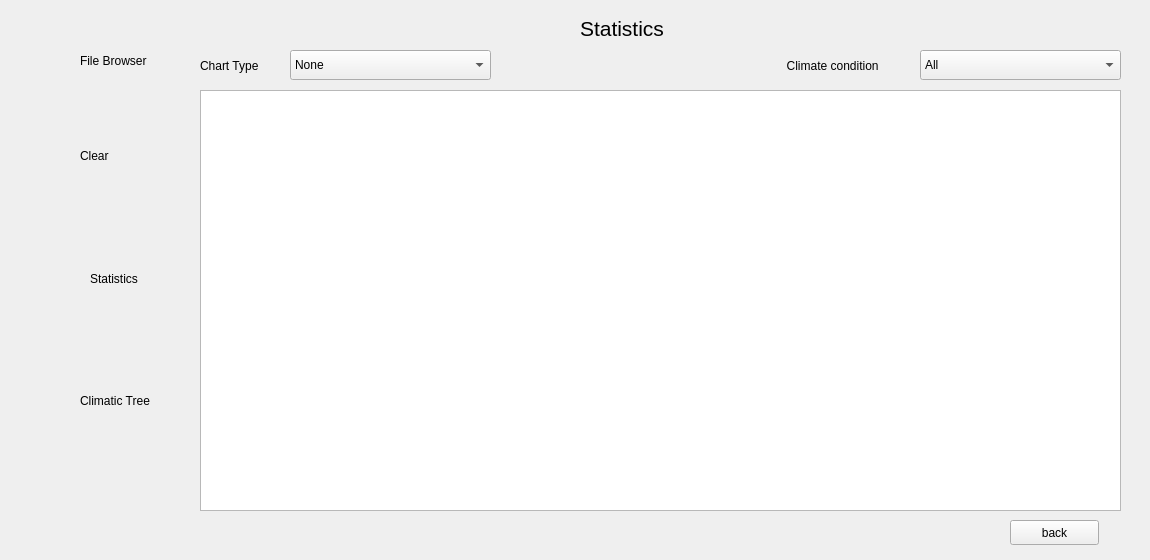
    <widget class="QWidget" name="page_5">
     <widget class="QFrame" name="frame_9">
      <property name="geometry">
       <rect>
        <x>0</x>
        <y>0</y>
        <width>181</width>
        <height>551</height>
       </rect>
      </property>
      <property name="frameShape">
       <enum>QFrame::NoFrame</enum>
      </property>
      <property name="frameShadow">
       <enum>QFrame::Raised</enum>
      </property>
      <widget class="QPushButton" name="pushButton_25">
       <property name="geometry">
        <rect>
         <x>10</x>
         <y>120</y>
         <width>61</width>
         <height>81</height>
        </rect>
       </property>
       <property name="font">
        <font>
         <kerning>true</kerning>
        </font>
       </property>
       <property name="text">
        <string/>
       </property>
       <property name="icon">
        <iconset>
         <normaloff>../../../Desktop/newdesign/icons/archive (2)/erase.svg</normaloff>../../../Desktop/newdesign/icons/archive (2)/erase.svg</iconset>
       </property>
       <property name="iconSize">
        <size>
         <width>60</width>
         <height>90</height>
        </size>
       </property>
       <property name="checkable">
        <bool>false</bool>
       </property>
       <property name="flat">
        <bool>true</bool>
       </property>
      </widget>
      <widget class="QPushButton" name="pushButton_26">
       <property name="geometry">
        <rect>
         <x>0</x>
         <y>350</y>
         <width>91</width>
         <height>91</height>
        </rect>
       </property>
       <property name="text">
        <string/>
       </property>
       <property name="icon">
        <iconset>
         <normaloff>../../../Desktop/newdesign/icons/archive (2)/draw climatic.svg</normaloff>../../../Desktop/newdesign/icons/archive (2)/draw climatic.svg</iconset>
       </property>
       <property name="iconSize">
        <size>
         <width>100</width>
         <height>100</height>
        </size>
       </property>
       <property name="flat">
        <bool>true</bool>
       </property>
      </widget>
      <widget class="QPushButton" name="pushButton_27">
       <property name="geometry">
        <rect>
         <x>0</x>
         <y>20</y>
         <width>91</width>
         <height>81</height>
        </rect>
       </property>
       <property name="font">
        <font>
         <kerning>true</kerning>
        </font>
       </property>
       <property name="text">
        <string/>
       </property>
       <property name="icon">
        <iconset>
         <normaloff>../../../Desktop/newdesign/icons/archive (2)/Browse.svg</normaloff>../../../Desktop/newdesign/icons/archive (2)/Browse.svg</iconset>
       </property>
       <property name="iconSize">
        <size>
         <width>60</width>
         <height>90</height>
        </size>
       </property>
       <property name="checkable">
        <bool>false</bool>
       </property>
       <property name="flat">
        <bool>true</bool>
       </property>
      </widget>
      <widget class="QLabel" name="label_22">
       <property name="geometry">
        <rect>
         <x>80</x>
         <y>40</y>
         <width>111</width>
         <height>41</height>
        </rect>
       </property>
       <property name="text">
        <string>File Browser</string>
       </property>
      </widget>
      <widget class="QLabel" name="label_23">
       <property name="geometry">
        <rect>
         <x>80</x>
         <y>360</y>
         <width>91</width>
         <height>81</height>
        </rect>
       </property>
       <property name="text">
        <string>Climatic Tree</string>
       </property>
      </widget>
      <widget class="QLabel" name="label_24">
       <property name="geometry">
        <rect>
         <x>80</x>
         <y>140</y>
         <width>101</width>
         <height>31</height>
        </rect>
       </property>
       <property name="text">
        <string>Clear</string>
       </property>
      </widget>
      <widget class="QLabel" name="label_25">
       <property name="geometry">
        <rect>
         <x>90</x>
         <y>270</y>
         <width>67</width>
         <height>17</height>
        </rect>
       </property>
       <property name="text">
        <string>Statistics</string>
       </property>
      </widget>
      <widget class="QPushButton" name="pushButton_28">
       <property name="geometry">
        <rect>
         <x>10</x>
         <y>240</y>
         <width>71</width>
         <height>71</height>
        </rect>
       </property>
       <property name="text">
        <string/>
       </property>
       <property name="icon">
        <iconset>
         <normaloff>../../../Desktop/newdesign/icons/archive (2)/analytics.svg</normaloff>../../../Desktop/newdesign/icons/archive (2)/analytics.svg</iconset>
       </property>
       <property name="iconSize">
        <size>
         <width>50</width>
         <height>50</height>
        </size>
       </property>
       <property name="flat">
        <bool>true</bool>
       </property>
      </widget>
     </widget>
     <widget class="QFrame" name="frame_10">
      <property name="geometry">
       <rect>
        <x>180</x>
        <y>0</y>
        <width>961</width>
        <height>551</height>
       </rect>
      </property>
      <property name="frameShape">
       <enum>QFrame::NoFrame</enum>
      </property>
      <property name="frameShadow">
       <enum>QFrame::Raised</enum>
      </property>
      <widget class="QFrame" name="frame_11">
       <property name="geometry">
        <rect>
         <x>580</x>
         <y>30</y>
         <width>411</width>
         <height>51</height>
        </rect>
       </property>
       <property name="frameShape">
        <enum>QFrame::NoFrame</enum>
       </property>
       <property name="frameShadow">
        <enum>QFrame::Raised</enum>
       </property>
       <widget class="QComboBox" name="comboBox_3">
        <property name="geometry">
         <rect>
          <x>160</x>
          <y>20</y>
          <width>201</width>
          <height>30</height>
         </rect>
        </property>
        <property name="sizePolicy">
         <sizepolicy hsizetype="Preferred" vsizetype="Fixed">
          <horstretch>0</horstretch>
          <verstretch>0</verstretch>
         </sizepolicy>
        </property>
        <property name="frame">
         <bool>true</bool>
        </property>
        <item>
         <property name="text">
          <string>All</string>
         </property>
        </item>
        <item>
         <property name="text">
          <string>Temperature</string>
         </property>
        </item>
        <item>
         <property name="text">
          <string>Wind</string>
         </property>
        </item>
        <item>
         <property name="text">
          <string>Humidity</string>
         </property>
        </item>
        <item>
         <property name="text">
          <string>Altitude</string>
         </property>
        </item>
       </widget>
       <widget class="QLabel" name="label_26">
        <property name="geometry">
         <rect>
          <x>20</x>
          <y>20</y>
          <width>141</width>
          <height>31</height>
         </rect>
        </property>
        <property name="text">
         <string>  Climate condition</string>
        </property>
       </widget>
      </widget>
      <widget class="QComboBox" name="comboBox">
       <property name="geometry">
        <rect>
         <x>110</x>
         <y>50</y>
         <width>201</width>
         <height>30</height>
        </rect>
       </property>
       <property name="sizePolicy">
        <sizepolicy hsizetype="Preferred" vsizetype="Fixed">
         <horstretch>0</horstretch>
         <verstretch>0</verstretch>
        </sizepolicy>
       </property>
       <property name="frame">
        <bool>true</bool>
       </property>
       <item>
        <property name="text">
         <string>None</string>
        </property>
       </item>
       <item>
        <property name="text">
         <string>Bar Chart</string>
        </property>
       </item>
       <item>
        <property name="text">
         <string>Line Chart</string>
        </property>
       </item>
       <item>
        <property name="text">
         <string>Pie Chart</string>
        </property>
       </item>
       <item>
        <property name="text">
         <string>Area Chart</string>
        </property>
       </item>
       <item>
        <property name="text">
         <string>Scatter Chart</string>
        </property>
       </item>
      </widget>
      <widget class="QLabel" name="label_27">
       <property name="geometry">
        <rect>
         <x>20</x>
         <y>50</y>
         <width>81</width>
         <height>31</height>
        </rect>
       </property>
       <property name="text">
        <string>Chart Type </string>
       </property>
      </widget>
      <widget class="QTextBrowser" name="textBrowser_4">
       <property name="geometry">
        <rect>
         <x>20</x>
         <y>90</y>
         <width>921</width>
         <height>421</height>
        </rect>
       </property>
      </widget>
      <widget class="QPushButton" name="back_3">
       <property name="geometry">
        <rect>
         <x>830</x>
         <y>520</y>
         <width>89</width>
         <height>25</height>
        </rect>
       </property>
       <property name="text">
        <string>back</string>
       </property>
      </widget>
      <widget class="QLabel" name="label_39">
       <property name="geometry">
        <rect>
         <x>400</x>
         <y>20</y>
         <width>101</width>
         <height>17</height>
        </rect>
       </property>
       <property name="font">
        <font>
         <pointsize>16</pointsize>
        </font>
       </property>
       <property name="text">
        <string>Statistics</string>
       </property>
      </widget>
     </widget>
    </widget>
